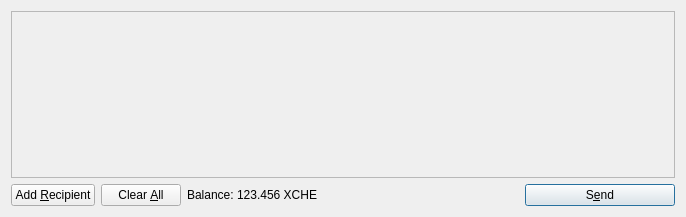
<?xml version="1.0" encoding="UTF-8"?>
<ui version="4.0">
 <class>SendCoinsDialog</class>
 <widget class="QDialog" name="SendCoinsDialog">
  <property name="geometry">
   <rect>
    <x>0</x>
    <y>0</y>
    <width>686</width>
    <height>217</height>
   </rect>
  </property>
  <property name="windowTitle">
   <string>Send Coins</string>
  </property>
  <layout class="QVBoxLayout" name="verticalLayout">
   <item>
    <widget class="QScrollArea" name="scrollArea">
     <property name="widgetResizable">
      <bool>true</bool>
     </property>
     <widget class="QWidget" name="scrollAreaWidgetContents">
      <property name="geometry">
       <rect>
        <x>0</x>
        <y>0</y>
        <width>666</width>
        <height>165</height>
       </rect>
      </property>
      <layout class="QVBoxLayout" name="verticalLayout_2">
       <property name="margin">
        <number>0</number>
       </property>
       <item>
        <layout class="QVBoxLayout" name="entries">
         <property name="spacing">
          <number>6</number>
         </property>
        </layout>
       </item>
       <item>
        <spacer name="verticalSpacer">
         <property name="orientation">
          <enum>Qt::Vertical</enum>
         </property>
         <property name="sizeHint" stdset="0">
          <size>
           <width>20</width>
           <height>40</height>
          </size>
         </property>
        </spacer>
       </item>
      </layout>
     </widget>
    </widget>
   </item>
   <item>
    <layout class="QHBoxLayout" name="horizontalLayout">
     <item>
      <widget class="QPushButton" name="addButton">
       <property name="toolTip">
        <string>Send to multiple recipients at once</string>
       </property>
       <property name="text">
        <string>Add &amp;Recipient</string>
       </property>
       <property name="icon">
        <iconset resource="../bitcoin.qrc">
         <normaloff>:/icons/add</normaloff>:/icons/add</iconset>
       </property>
       <property name="autoDefault">
        <bool>false</bool>
       </property>
      </widget>
     </item>
     <item>
      <widget class="QPushButton" name="clearButton">
       <property name="sizePolicy">
        <sizepolicy hsizetype="Minimum" vsizetype="Fixed">
         <horstretch>0</horstretch>
         <verstretch>0</verstretch>
        </sizepolicy>
       </property>
       <property name="toolTip">
        <string>Remove all transaction fields</string>
       </property>
       <property name="text">
        <string>Clear &amp;All</string>
       </property>
       <property name="icon">
        <iconset resource="../bitcoin.qrc">
         <normaloff>:/icons/remove</normaloff>:/icons/remove</iconset>
       </property>
       <property name="autoRepeatDelay">
        <number>300</number>
       </property>
       <property name="autoDefault">
        <bool>false</bool>
       </property>
      </widget>
     </item>
     <item>
      <layout class="QHBoxLayout" name="horizontalLayout_2">
       <property name="spacing">
        <number>3</number>
       </property>
       <item>
        <widget class="QLabel" name="label">
         <property name="text">
          <string>Balance:</string>
         </property>
        </widget>
       </item>
       <item>
        <widget class="QLabel" name="labelBalance">
         <property name="cursor">
          <cursorShape>IBeamCursor</cursorShape>
         </property>
         <property name="text">
          <string>123.456 XCHE</string>
         </property>
         <property name="textInteractionFlags">
          <set>Qt::LinksAccessibleByMouse|Qt::TextSelectableByKeyboard|Qt::TextSelectableByMouse</set>
         </property>
        </widget>
       </item>
      </layout>
     </item>
     <item>
      <spacer name="horizontalSpacer">
       <property name="orientation">
        <enum>Qt::Horizontal</enum>
       </property>
       <property name="sizeHint" stdset="0">
        <size>
         <width>40</width>
         <height>20</height>
        </size>
       </property>
      </spacer>
     </item>
     <item>
      <widget class="QPushButton" name="sendButton">
       <property name="minimumSize">
        <size>
         <width>150</width>
         <height>0</height>
        </size>
       </property>
       <property name="toolTip">
        <string>Confirm the send action</string>
       </property>
       <property name="text">
        <string>S&amp;end</string>
       </property>
       <property name="icon">
        <iconset resource="../bitcoin.qrc">
         <normaloff>:/icons/send</normaloff>:/icons/send</iconset>
       </property>
       <property name="default">
        <bool>true</bool>
       </property>
      </widget>
     </item>
    </layout>
   </item>
  </layout>
 </widget>
 <resources>
  <include location="../bitcoin.qrc"/>
 </resources>
 <connections/>
</ui>
